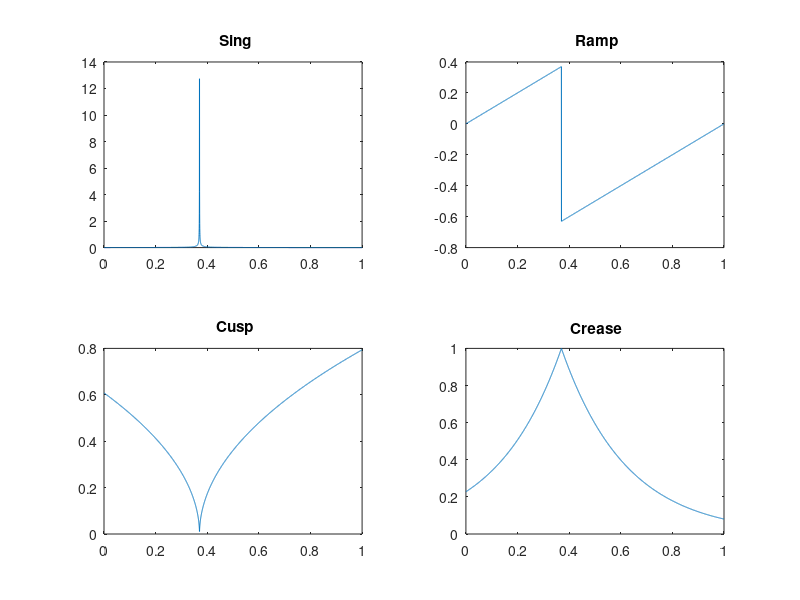

This chart was generated by the following MATLAB code:
% toon0331 -- Behavior of Wavelet Transform of Singularities
%
%     Here we analyze 4 functions:
%
%             Ramp = t - (t >= .37);
%           Crease = exp(-4*abs(t - .37));
%             Cusp = sqrt(abs(t - .37));
%             Sing = 1 ./abs(t - (k+.5)/2048);
%
%     These have singularities of degree 0, 1, 1/2, and -1,
%        respectively.
%
	n = 4096;
	t  = (1:n) ./n;
	Ramp = t - (t >= .37);
	Crease = exp(-4*abs(t - .37));
	Cusp = sqrt(abs(t - .37));
	k = floor(n * .37);
	Sing = 1 ./abs(t - (k+.5)/n); Sing = Sing ./ norm(Sing) .* 20;
%
	subplot(221); plot(t, Sing);  title(' Sing')
	subplot(222); plot(t, Ramp);   title(' Ramp')
	subplot(223); plot(t, Cusp);  title(' Cusp')
	subplot(224); plot(t, Crease); title(' Crease')
    
    
%   
% Part of WaveLab Version 802
% Built Sunday, October 3, 1999 8:52:27 AM
% This is Copyrighted Material
% For Copying permissions see COPYING.m
% Comments? e-mail wavelab@stat.stanford.edu
%   
    
